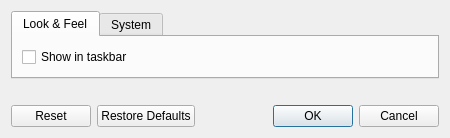
<?xml version="1.0" encoding="UTF-8"?>
<ui version="4.0">
 <class>SettingsDialog</class>
 <widget class="QDialog" name="SettingsDialog">
  <property name="geometry">
   <rect>
    <x>0</x>
    <y>0</y>
    <width>450</width>
    <height>138</height>
   </rect>
  </property>
  <property name="windowTitle">
   <string>Settings</string>
  </property>
  <layout class="QGridLayout" name="gridLayout">
   <item row="0" column="0" alignment="Qt::AlignTop">
    <widget class="QTabWidget" name="tabWidget">
     <property name="currentIndex">
      <number>0</number>
     </property>
     <widget class="QWidget" name="tabLookAndFeel">
      <attribute name="title">
       <string>Look &amp;&amp; Feel</string>
      </attribute>
      <layout class="QVBoxLayout" name="verticalLayout_3">
       <item>
        <layout class="QHBoxLayout" name="horizontalLayout">
         <item>
          <widget class="QCheckBox" name="checkboxShowInTaskbar">
           <property name="text">
            <string>Show in taskbar</string>
           </property>
          </widget>
         </item>
        </layout>
       </item>
      </layout>
     </widget>
     <widget class="QWidget" name="tabSystem">
      <attribute name="title">
       <string>System</string>
      </attribute>
      <layout class="QVBoxLayout" name="verticalLayout_2">
       <item>
        <layout class="QVBoxLayout" name="verticalLayout">
         <item>
          <widget class="QCheckBox" name="checkboxAutostart">
           <property name="text">
            <string>Auto-start</string>
           </property>
          </widget>
         </item>
        </layout>
       </item>
      </layout>
     </widget>
    </widget>
   </item>
   <item row="1" column="0">
    <widget class="QDialogButtonBox" name="buttonBox">
     <property name="orientation">
      <enum>Qt::Horizontal</enum>
     </property>
     <property name="standardButtons">
      <set>QDialogButtonBox::Cancel|QDialogButtonBox::Ok|QDialogButtonBox::Reset|QDialogButtonBox::RestoreDefaults</set>
     </property>
    </widget>
   </item>
  </layout>
 </widget>
 <resources/>
 <connections>
  <connection>
   <sender>buttonBox</sender>
   <signal>accepted()</signal>
   <receiver>SettingsDialog</receiver>
   <slot>accept()</slot>
   <hints>
    <hint type="sourcelabel">
     <x>248</x>
     <y>254</y>
    </hint>
    <hint type="destinationlabel">
     <x>157</x>
     <y>274</y>
    </hint>
   </hints>
  </connection>
  <connection>
   <sender>buttonBox</sender>
   <signal>rejected()</signal>
   <receiver>SettingsDialog</receiver>
   <slot>reject()</slot>
   <hints>
    <hint type="sourcelabel">
     <x>316</x>
     <y>260</y>
    </hint>
    <hint type="destinationlabel">
     <x>286</x>
     <y>274</y>
    </hint>
   </hints>
  </connection>
 </connections>
</ui>
